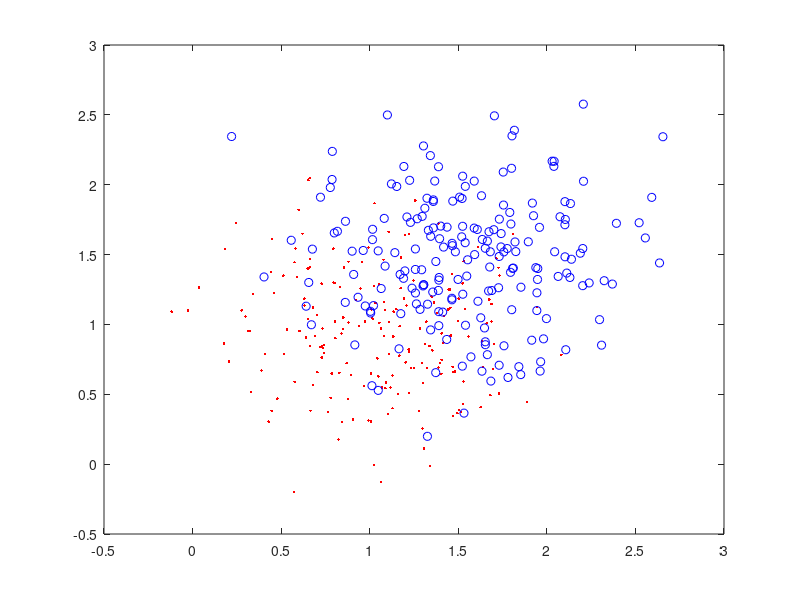

Reproduce this figure in MATLAB. (Note: this script raises an error after producing the figure.)
close all; clc; clear; rand('seed',0); randn('seed',0);

%% Dataset
mu1 = [ 1, 1 ].';
mu2 = [ 1.5, 1.5 ].';
sigmasSquared = 0.2; 
d = size(mu1,1); 
 
nFeats = 200; 
 
X1 = mvnrnd( mu1, sigmasSquared*eye(d), nFeats ); 
X2 = mvnrnd( mu2, sigmasSquared*eye(d), nFeats ); 
 
figure(1), plot(X1(:,1),X1(:,2),'r.', X2(:,1),X2(:,2),'bo');

X = [X1; X2];
y = [zeros(nFeats,1); ones(nFeats,1)];

%% Generate the classifier

t = classregtree(X,y);

%% Compute the classification error on the training set
yfit = eval(t,X);
fprintf('\nTr Set Accuracy: %f\n', mean(double((yfit>0.5) == y)) * 100);

%% Plot the tree
view(t);

%% Prune the tree
t2 = prune(t,'level',25);
view(t2);
yfit = eval(t2,X);
fprintf('\nTr Set Accuracy: %f\n', mean(double((yfit>0.5) == y)) * 100);



